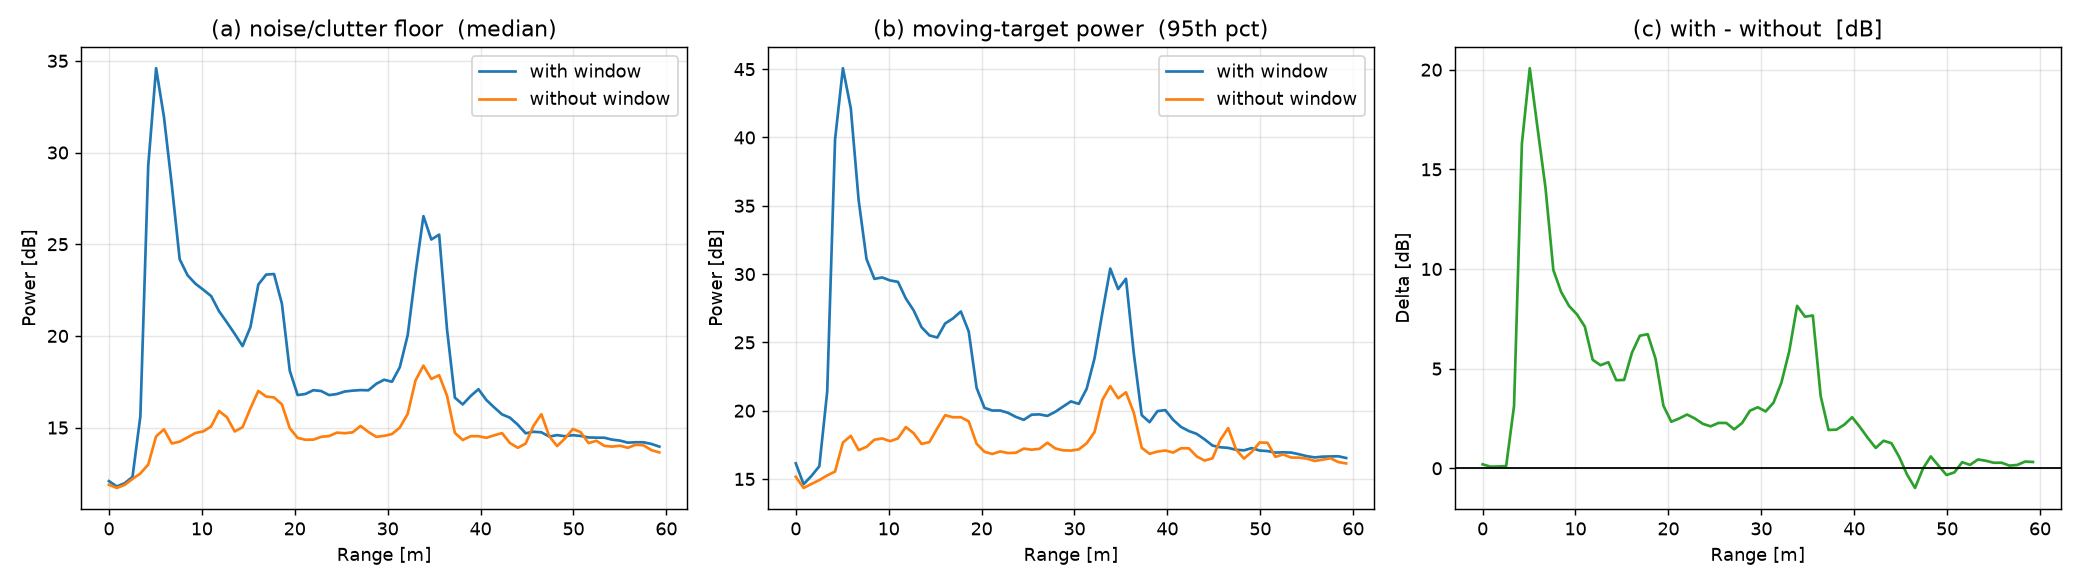

Generate this figure with Python:
# 窓の開閉が背景（無人）にどう効くかを比べる。README「窓ガラスの影響検証」の一人でできる部分。
#
# 比較するのは3つだけ:
#   (a) 雑音＋クラッタ床の距離プロファイル … 窓越しで底上げされるか
#   (b) 動体電力の分布                      … 樹木の揺れが窓越しで減るか
#   (c) フレーム平均 RD マップ              … 虚像（ゴースト）が増えていないか
#
# 被験者が居ないので「反射ピークの減衰」はここでは測れない。それは 9/29 に人を入れて測る。
#
# 使い方:
#   python window_compare.py export_with_window/with_window_rd.npz \
#                            export_without_window/without_window_rd.npz

import argparse
from pathlib import Path

import matplotlib
matplotlib.use("Agg")
import matplotlib.pyplot as plt
import numpy as np


def load(npz_path):
    d = np.load(npz_path)
    rd = d["rd"]                                            # (Frame, TX, RX, Doppler, Range)
    # Rx を非コヒーレント加算して電力にする。角度は見ないので位相は捨ててよい
    p = np.abs(rd).sum(axis=(1, 2))                         # (Frame, Doppler, Range)
    return 20 * np.log10(p + 1e-12), d["range_m"], d["vel_ms"], d["t_rel_s"]


def main():
    ap = argparse.ArgumentParser()
    ap.add_argument("with_npz", type=Path)
    ap.add_argument("without_npz", type=Path)
    ap.add_argument("--rmax", type=float, default=60.0)
    ap.add_argument("--out", default="window_compare.png")
    args = ap.parse_args()

    db_w, rng, vel, _ = load(args.with_npz)
    db_o, _, _, _ = load(args.without_npz)

    # クラッタ主ローブ（|v| < 分解能）は静止物なので動体の議論から外す。
    # MTI が ON でも残留するため、ここで明示的に落とす
    vel_res = float(np.abs(np.diff(vel)).mean())
    moving = np.abs(vel) >= vel_res                          # (Doppler,)
    keep_r = rng <= args.rmax

    fig, axes = plt.subplots(1, 3, figsize=(16, 4.5))

    # (a)(b) 距離プロファイル。中央値＝床、95 パーセンタイル＝たまに立つ動体
    for db, name, c in ((db_w, "with window", "C0"), (db_o, "without window", "C1")):
        m = db[:, moving, :][:, :, keep_r]                   # (Frame, Doppler', Range')
        axes[0].plot(rng[keep_r], np.median(m, axis=(0, 1)), c, label=name)
        axes[1].plot(rng[keep_r], np.percentile(m, 95, axis=(0, 1)), c, label=name)

    axes[0].set_title("(a) noise/clutter floor  (median)")
    axes[1].set_title("(b) moving-target power  (95th pct)")
    for ax in axes[:2]:
        ax.set_xlabel("Range [m]")
        ax.set_ylabel("Power [dB]")
        ax.grid(alpha=0.3)
        ax.legend()

    # (c) 差分。正なら窓越しのほうが強い＝減衰していない or 虚像が乗っている
    diff = (np.median(db_w[:, moving, :][:, :, keep_r], axis=(0, 1))
            - np.median(db_o[:, moving, :][:, :, keep_r], axis=(0, 1)))
    axes[2].plot(rng[keep_r], diff, "C2")
    axes[2].axhline(0, color="k", lw=1)
    axes[2].set_title("(c) with - without  [dB]")
    axes[2].set_xlabel("Range [m]")
    axes[2].set_ylabel("Delta [dB]")
    axes[2].grid(alpha=0.3)

    fig.tight_layout()
    fig.savefig(args.out, dpi=130)

    # 数字も出す。図だけだと報告に書けない
    for db, name in ((db_w, "with window   "), (db_o, "without window")):
        m = db[:, moving, :][:, :, keep_r]
        far = rng[keep_r] >= 13.0                            # 5F から地上目標が現れうる下限（0727 の既定）
        print(f"{name}  floor(median) {np.median(m):6.2f} dB   "
              f"far>=13m {np.median(m[:, :, far]):6.2f} dB   "
              f"peak {m.max():6.2f} dB @ {rng[keep_r][np.unravel_index(m.argmax(), m.shape)[2]]:.1f} m")
    print(f"\ndiff median {np.median(diff):+.2f} dB   max {diff.max():+.2f} dB @ "
          f"{rng[keep_r][diff.argmax()]:.1f} m")
    print(f"-> {args.out}")


if __name__ == "__main__":
    main()
